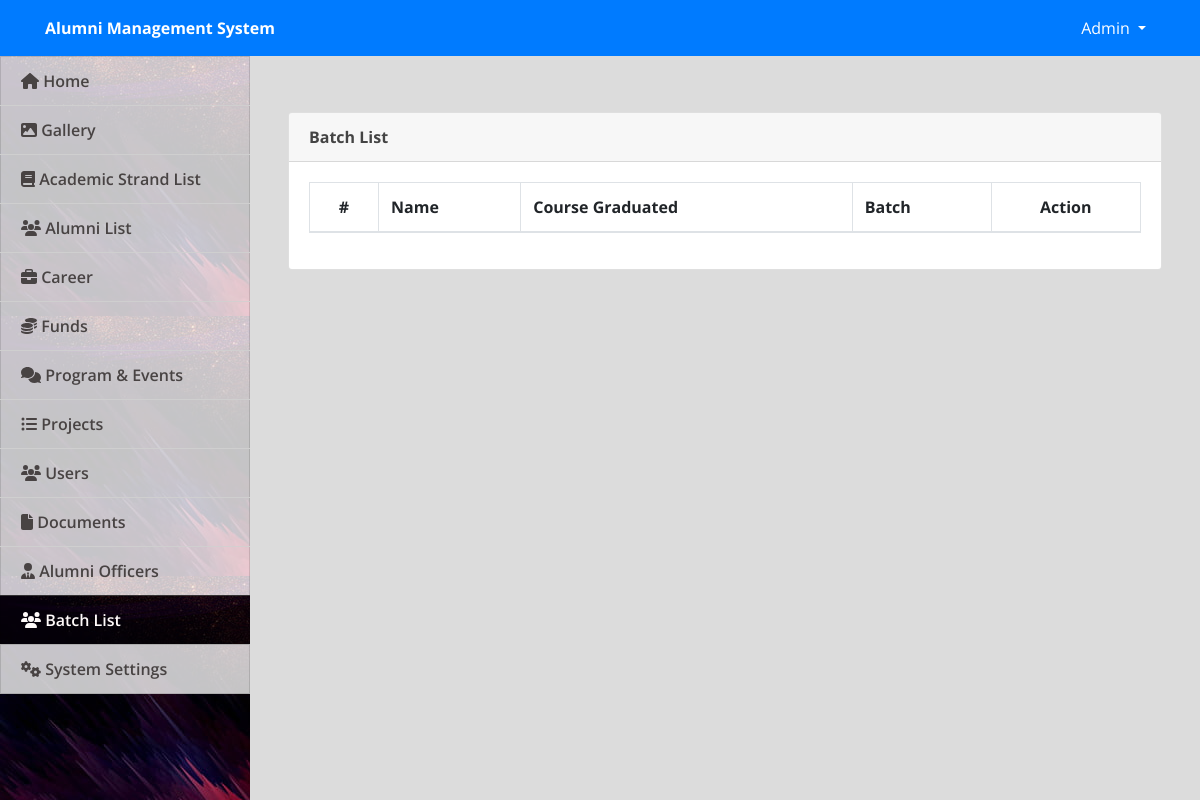
Before: /admin/index.php?page=batch_list (signed in) with the older database file.
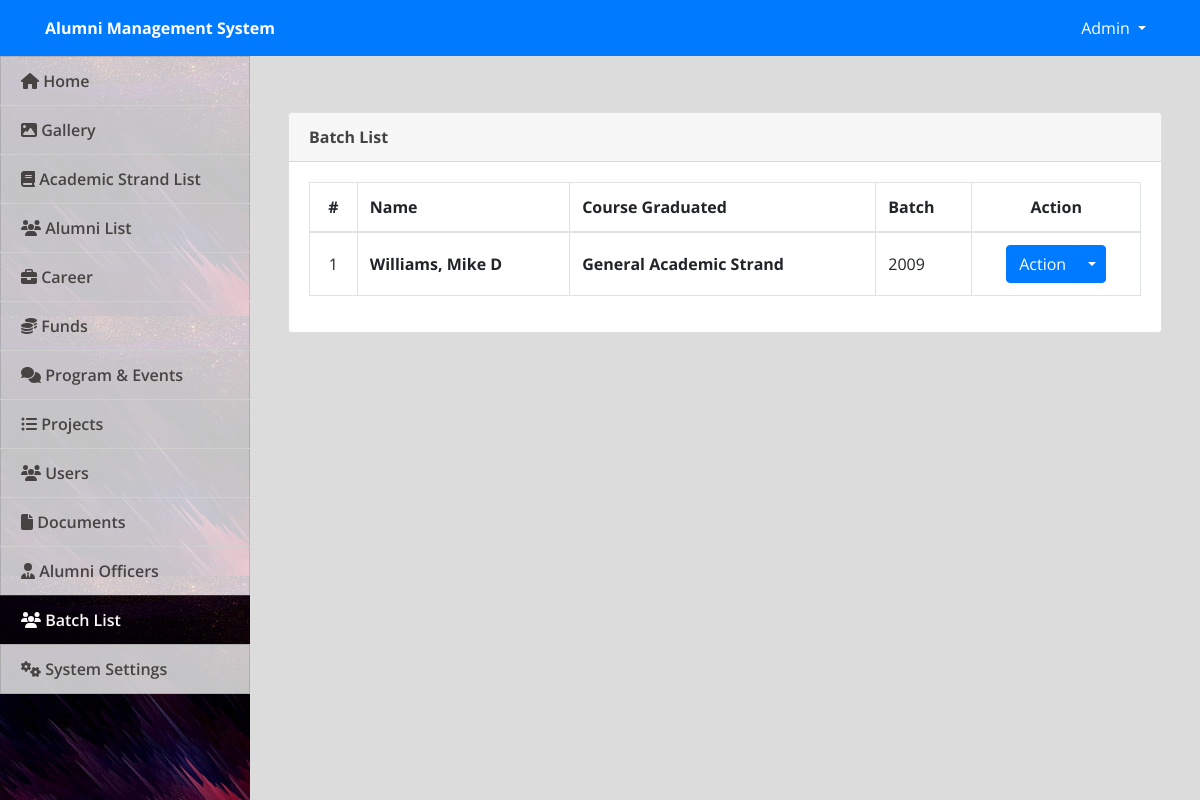
After: the same page with the newer database file.
### tables this page shows
CREATE TABLE `alumnus_bio` (
  `id` int(30) NOT NULL,
  `firstname` varchar(200) NOT NULL,
  `middlename` varchar(200) NOT NULL,
  `lastname` varchar(200) NOT NULL,
  `gender` varchar(10) NOT NULL,
  `address` varchar(200) NOT NULL,
  `employment_status` varchar(200) NOT NULL,
  `batch` year(4) NOT NULL,
  `course_id` int(30) NOT NULL,
  `email` varchar(250) NOT NULL,
  `connected_to` text NOT NULL,
  `avatar` text NOT NULL,
  `status` tinyint(1) NOT NULL DEFAULT 0 COMMENT '0= Unverified, 1= Verified',
  `date_created` date NOT NULL DEFAULT current_timestamp()
);

CREATE TABLE `courses` (
  `id` int(30) NOT NULL,
  `course` text NOT NULL,
  `about` text NOT NULL
);

### admin/batch_list.php (the view, shortened to what this page needs)
<?php include('db_connect.php'); ?>
<div class="container-fluid">
    <div class="col-lg-12">
        <div class="row">
            <div class="col-md-12">
                <div class="card">
                    <div class="card-header">
                        <b>Batch List</b>
                    </div>
                    <div class="card-body">
                        <table class="table table-condensed table-bordered table-hover">
                            <thead>
                                <tr>
                                    <th class="text-center">#</th>
                                    <th class="">Name</th>
                                    <th class="">Course Graduated</th>
                                    <th class="">Batch</th>
                                    <th class="text-center">Action</th>
                                </tr>
                            </thead>
                            <tbody>
                                <?php
                                $i = 1;
                                $alumni = $conn->query("SELECT a.*,c.course,Concat(a.lastname,', ',a.firstname,' ',a.middlename) as name from alumnus_bio a inner join courses c on c.id = a.course_id order by batch asc");
                                while ($row = $alumni->fetch_assoc()) :
                                ?>
                                    <tr>
                                        <td class="text-center"><?php echo $i++ ?></td>
                                        <td class="">
                                            <p> <b><?php echo ucwords($row['name']) ?></b></p>
                                        </td>
                                        <td class="">
                                            <p> <b><?php echo $row['course'] ?></b></p>
                                        </td>
                                        <td><?php echo $row['batch'] ?></td>
                                        <td class="text-center">
                                            <center>
                                                <div class="btn-group">
                                                    <button type="button" class="btn btn-primary">Action</button>
                                                    <button type="button" class="btn btn-primary dropdown-toggle dropdown-toggle-split" data-toggle="dropdown" aria-haspopup="true" aria-expanded="false">
                                                    </button>
                                                </div>
                                            </center>
                                        </td>
                                    </tr>
                                <?php endwhile; ?>
                            </tbody>
                        </table>
                    </div>
                </div>
            </div>
        </div>
    </div>
</div>

Changed rows visible on the page:
now on this page (row edited): alumnus_bio: name "Williams, Mike D", course.course "General Academic Strand", batch "2009"
